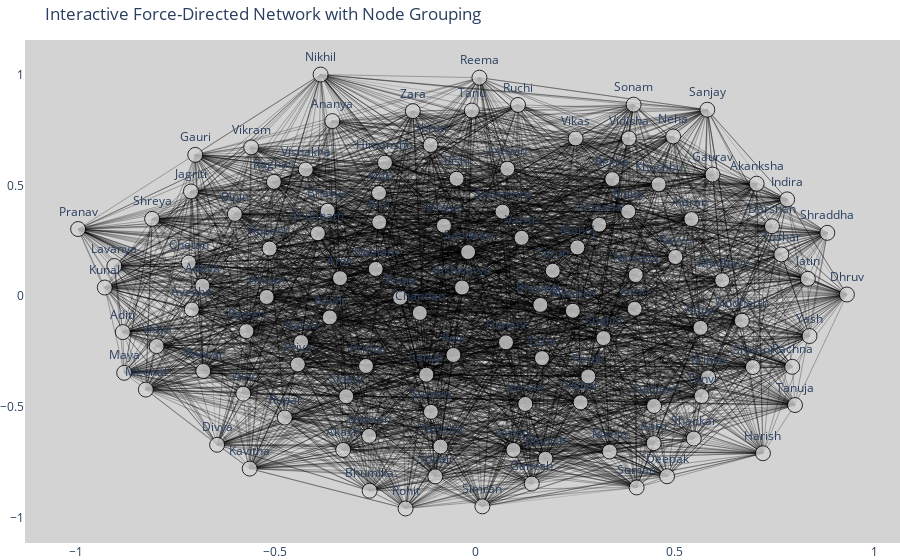

The cell this chart's notebook holds for it:
### Code cell
import plotly.graph_objects as go
import pandas as pd
import networkx as nx
import numpy as np

# Load your CSV data
df_csv = pd.read_csv("C:/Users/bushr/Downloads/updated.csv")

# Create a directed graph using NetworkX
G = nx.from_pandas_edgelist(df_csv, source='source', target='target', create_using=nx.DiGraph())

# Create a force-directed layout for positioning the nodes
pos = nx.spring_layout(G, seed=42)  # Force-directed layout

# Group nodes into two categories (e.g., based on 'label')
label_fake_nodes = df_csv[df_csv['label'] == 'fake']['source'].values
label_true_nodes = df_csv[df_csv['label'] == 'true']['source'].values

# Set node color based on label
node_colors = []
for node in G.nodes:
    if node in label_fake_nodes:
        node_colors.append('red')  # Fake nodes in red
    elif node in label_true_nodes:
        node_colors.append('green')  # True nodes in green
    else:
        node_colors.append('lightgray')  # Default color for other nodes

# Create the edge list for the visualization
edge_x = []
edge_y = []
edge_z = []
for edge in G.edges():
    x0, y0 = pos[edge[0]]
    x1, y1 = pos[edge[1]]
    edge_x.append(x0)
    edge_x.append(x1)
    edge_y.append(y0)
    edge_y.append(y1)
    edge_z.append(0)  # For 2D, we use z=0 for all edges

# Create the node positions
node_x = [pos[node][0] for node in G.nodes]
node_y = [pos[node][1] for node in G.nodes]
node_z = [0] * len(G.nodes)  # For 2D, all nodes lie in the z=0 plane

# Create the node labels
node_labels = [f"{node}" for node in G.nodes]

# Create the Plotly figure
fig = go.Figure()

# Add edges to the plot (lines connecting nodes)
fig.add_trace(go.Scatter(
    x=edge_x, y=edge_y, mode='lines', line=dict(width=0.5, color='rgba(0,0,0,0.3)'),
    hoverinfo='skip'
))

# Add nodes to the plot
fig.add_trace(go.Scatter(
    x=node_x, y=node_y, mode='markers+text', 
    marker=dict(
        size=15, color=node_colors, opacity=0.8, line=dict(width=1, color='black')
    ),
    text=node_labels, textposition='top center', hoverinfo='text'
))

# Update the layout
fig.update_layout(
    title="Interactive Force-Directed Network with Node Grouping",
    showlegend=False,
    plot_bgcolor='lightgray',
    height=600,
    margin=dict(l=0, r=0, b=0, t=40),
    xaxis=dict(showgrid=False, zeroline=False),
    yaxis=dict(showgrid=False, zeroline=False),
)

# Show the figure in a Jupyter notebook
import plotly.offline as pyo
pyo.init_notebook_mode(connected=True)
pyo.iplot(fig)

### Figure 1 — Plotly figure (JSON) as saved in the notebook; plotly's stock layout.template omitted (floating-point values rounded to 4 significant figures; data arrays with more than 128 entries replaced by an {"elided": "..."} marker saying what was removed)
{"data": [{"hoverinfo": "skip", "line": {"color": "rgba(0, 0, 0, 0.3)", "width": 0.5}, "mode": "lines", "type": "scatter", "x": {"elided": "6482 float values"}, "y": {"elided": "6482 float values"}}, {"hoverinfo": "text", "marker": {"color": ["lightgray", "lightgray", "lightgray", "lightgray", "lightgray", "lightgray", "lightgray", "lightgray", "lightgray", "lightgray", "lightgray", "lightgray", "lightgray", "lightgray", "lightgray", "lightgray", "lightgray", "lightgray", "lightgray", "lightgray", "lightgray", "lightgray", "lightgray", "lightgray", "lightgray", "lightgray", "lightgray", "lightgray", "lightgray", "lightgray", "lightgray", "lightgray", "lightgray", "lightgray", "lightgray", "lightgray", "lightgray", "lightgray", "lightgray", "lightgray", "lightgray", "lightgray", "lightgray", "lightgray", "lightgray", "lightgray", "lightgray", "lightgray", "lightgray", "lightgray", "lightgray", "lightgray", "lightgray", "lightgray", "lightgray", "lightgray", "lightgray", "lightgray", "lightgray", "lightgray", "lightgray", "lightgray", "lightgray", "lightgray", "lightgray", "lightgray", "lightgray", "lightgray", "lightgray", "lightgray", "lightgray", "lightgray", "lightgray", "lightgray", "lightgray", "lightgray", "lightgray", "lightgray", "lightgray", "lightgray", "lightgray", "lightgray", "lightgray", "lightgray", "lightgray", "lightgray", "lightgray", "lightgray", "lightgray", "lightgray", "lightgray", "lightgray", "lightgray", "lightgray", "lightgray", "lightgray", "lightgray", "lightgray", "lightgray", "lightgray", "lightgray", "lightgray", "lightgray", "lightgray", "lightgray", "lightgray", "lightgray", "lightgray", "lightgray", "lightgray", "lightgray", "lightgray", "lightgray"], "line": {"color": "black", "width": 1}, "opacity": 0.8, "size": 15}, "mode": "markers+text", "text": ["Aarav", "Tarun", "Aditya", "Ashwin", "Aditi", "Amit", "Akash", "Aishwarya", "Aarti", "Ananya", "Jasmin", "Arjun", "Manju", "Ishaan", "Bhavesh", "Sonali", "Chandan", "Rupal", "Chetan", "Darshan", "Raghav", "Deepak", "Pranav", "Dev", "Ayesha", "Dhruv", "Esha", "Bhumika", "Ganesh", "Shraddha", "Gaurav", "Harish", "Tanvi", "Jagriti", "Himanshu", "Jatin", "Anjali", "Karan", "Kunal", "Priya", "Lavanya", "Manish", "Manoj", "Maya", "Niharika", "Nikhil", "Sandeep", "Pooja", "Pritha", "Ravi", "Rekha", "Indira", "Rishi", "Tushar", "Rohit", "Sanya", "Vishal", "Shivani", "Siddharth", "Rachna", "Suresh", "Tanuja", "Yash", "Vansh", "Vikas", "Vidya", "Vineet", "Neelam", "Priti", "Yamini", "Zara", "Kavya", "Rupesh", "Tanu", "Suman", "Shubham", "Shalini", "Pratik", "Divya", "Kavitha", "Alok", "Vidisha", "Sanjay", "Khushbu", "Naveen", "Kritika", "Shivendra", "Reema", "Pankaj", "Neha", "Shreya", "Ritika", "Sanjana", "Sushant", "Meenal", "Siddhi", "Vikram", "Himani", "Madhavi", "Tanisha", "Bipin", "Bhavya", "Gauri", "Kiran", "Shruti", "Ruchi", "Rajesh", "Sonam", "Shankar", "Akanksha", "Vishakha", "Simran", "Nivedita"], "textposition": "top center", "type": "scatter", "x": [-0.4357, 0.1944, -0.6827, 0.08074, -0.8819, -0.3382, -0.3304, -0.03287, 0.447, -0.3575, 0.1256, 0.5641, 0.3367, -0.522, 0.1633, -0.09971, -0.1386, -0.4765, -0.7171, 0.743, -0.5039, 0.4804, -0.9938, -0.5804, -0.7093, 0.9306, 0.1674, -0.2641, 0.1417, 0.8815, 0.5943, 0.7204, 0.5667, -0.7113, -0.2258, 0.8329, -0.3638, 0.5413, -0.9272, -0.4438, -0.9032, 0.1762, 0.2559, -0.8785, 0.2446, -0.3869, -0.01769, -0.1876, -0.2732, -0.05436, 0.3434, 0.781, -0.04644, 0.7664, -0.1741, -0.1222, 0.264, 0.6953, 0.6677, 0.7937, -0.1107, 0.8007, 0.837, 0.1163, 0.2516, -0.7973, -0.07816, -0.2488, -0.24, 0.09588, -0.156, 0.5012, -0.5146, -0.008326, 0.4043, -0.3937, 0.3213, 0.2832, -0.6459, -0.5643, -0.2406, 0.3849, 0.5812, 0.4594, -0.2655, 0.5833, 0.06851, 0.01074, -0.6807, 0.4956, -0.8086, 0.3833, 0.3104, 0.4479, -0.8243, -0.3228, -0.5607, 0.07726, 0.6186, -0.0867, -0.6016, -0.3691, -0.7006, 0.3993, -0.1116, 0.1073, -0.5725, 0.3967, 0.5472, 0.7046, -0.4241, 0.01812, 0.402], "y": [-0.2066, 0.1147, 0.04732, 0.5752, -0.1619, 0.08142, -0.6931, 0.03922, -0.6629, 0.7899, -0.486, -0.1428, -0.7006, -0.003582, -0.03917, -0.8127, -0.07537, -0.5472, 0.1516, 0.3156, 0.516, -0.8122, 0.303, -0.4398, -0.05952, 0.007594, -0.2793, -0.8775, -0.8453, 0.2858, 0.5487, -0.7084, -0.4503, 0.4724, 0.6024, 0.07865, -0.09568, 0.3479, 0.03921, -0.3074, 0.1362, -0.7333, 0.2199, -0.3456, -0.06554, 1.0, 0.1995, -0.006642, -0.3146, -0.2651, 0.5284, 0.4368, 0.5299, 0.1887, -0.9575, -0.3541, -0.4786, -0.3195, -0.1104, -0.3185, -0.5217, -0.4909, -0.1796, 0.2633, 0.7116, -0.2253, 0.3184, 0.1229, 0.3342, -0.6935, 0.8349, 0.177, 0.2149, 0.8375, -0.8626, 0.2837, -0.189, -0.3619, -0.6702, -0.7777, 0.4657, 0.712, 0.8412, 0.505, -0.63, -0.3663, 0.3815, 0.9859, -0.3375, 0.7207, 0.349, 0.3818, 0.323, -0.4952, -0.4212, -0.4514, 0.6714, -0.2081, 0.07197, -0.6781, 0.3709, 0.3854, 0.6376, -0.05664, 0.682, 0.8628, -0.1574, 0.8641, -0.6421, 0.5077, 0.5711, -0.9479, 0.09537]}], "layout": {"autosize": true, "margin": {"b": 0, "l": 0, "r": 0, "t": 40}, "plot_bgcolor": "lightgray", "showlegend": false, "title": {"text": "Interactive Force-Directed Network with Node Grouping"}, "xaxis": {"autorange": true, "range": [-1.122, 1.059], "showgrid": false, "showspikes": false, "type": "linear", "zeroline": false}, "yaxis": {"autorange": true, "range": [-1.146, 1.188], "showgrid": false, "showspikes": false, "type": "linear", "zeroline": false}}}
